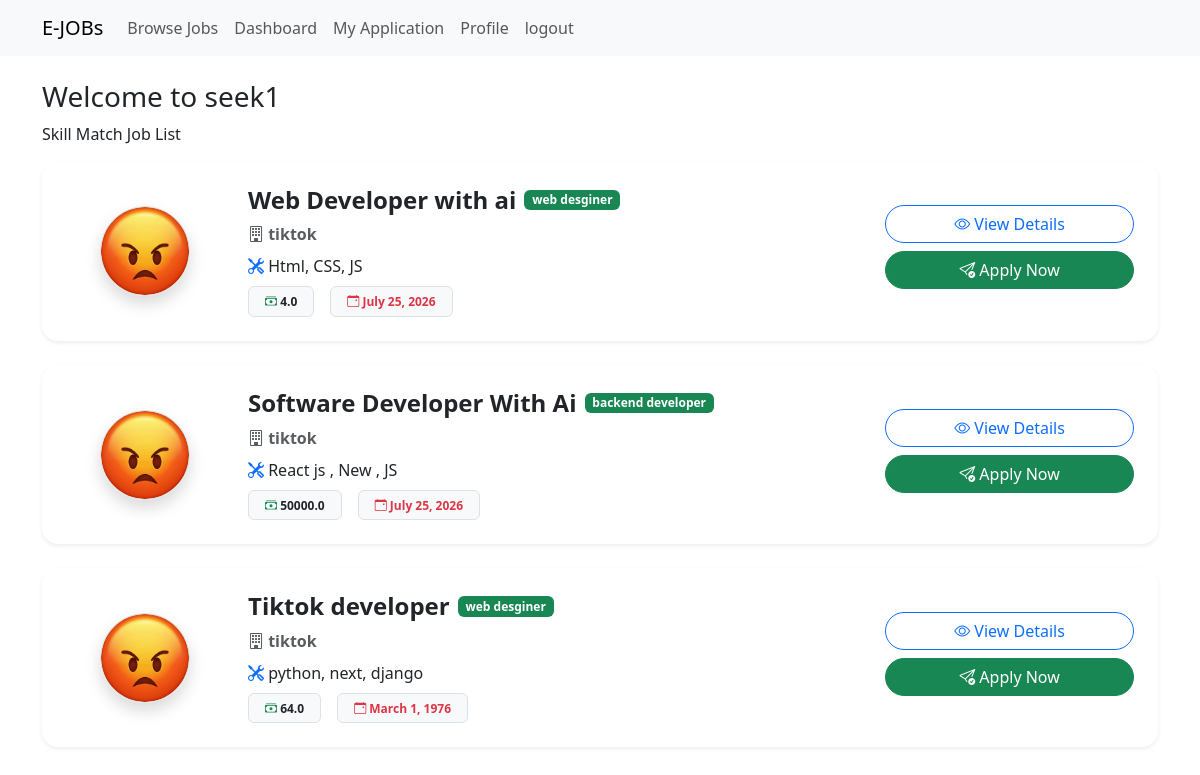
/ (signed in), run on the app's committed database.
### jobportal/models.py (models this page shows, shortened)
class User(AbstractUser):
    USER_TYPES = [
        ('Recruiter', 'Recruiter'),
        ('Seeker', 'Seeker'),
    ]
    display_name = models.CharField(max_length=200, null=True)
    user_type = models.CharField(choices=USER_TYPES, max_length=20, null=True)

class JobPostModel(models.Model):
    posted_by = models.ForeignKey(
        RecruiterProfileModel,
        on_delete=models.CASCADE,
        related_name='job_post_info',
        null=True
    )
    title = models.CharField(max_length=200, null=True)
    number_of_openings = models.PositiveIntegerField(null=True)
    category = models.ForeignKey(
        CategoryModel,
        on_delete=models.CASCADE,
        null=True
    )
    description = models.TextField(null=True)
    skills_set = models.TextField(null=True)
    deadline = models.DateField(null=True)
    salary = models.FloatField(null=True)
    created_at = models.DateField(auto_now_add=True, null=True)
    updated_at = models.DateField(auto_now=True, null=True)

class RecruiterProfileModel(models.Model):
    recruiter = models.OneToOneField(
        User,
        on_delete=models.CASCADE,
        related_name='recruiter_profile',
        null=True
    )
    company_name = models.CharField(max_length=200, null=True)
    address = models.TextField(null=True)
    contact = models.CharField(max_length=20, null=True)
    logo = models.ImageField(upload_to='company_logo', null=True)
    created_at = models.DateField(auto_now_add=True, null=True)
    updated_at = models.DateField(auto_now=True, null=True)

class CategoryModel(models.Model):
    name = models.CharField(max_length=200, null=True)

### jobportal/views.py (the view)
# urls.py: path('', dashboard_view, name='dashboard_view'),
@login_required
def dashboard_view(request):
    try:
        seeker_data = request.user.seeker_profile
    except:
        messages.error(request, 'Please, Update your profile first.')
        return redirect('update_profile_view')
    job_data = JobPostModel.objects.none()
    if request.user.user_type == 'Seeker':
        seeker_skill = request.user.seeker_profile.skills_set
        for skill in seeker_skill.split(','):
            cleaned_skill = skill.strip()
            job_data |= JobPostModel.objects.filter(skills_set__icontains = cleaned_skill)
    context = {
        "job_data": job_data
    }
    return render(request, 'dashboard.html', context)

### jobportal/templates/dashboard.html (shortened to what this page needs)
{% extends 'master/base.html' %}
{% block content %}
    <h3>Welcome to {{request.user.username}}</h3>
    <p>
        Skill Match Job List
    </p>
        {% for job in job_data %}
  <div class="card border-0 shadow-sm rounded-4 mb-4 job-card">
    <div class="card-body p-4">
      <div class="row align-items-center">
        <div class="col-lg-2 col-md-3 text-center mb-3 mb-md-0">
          <img src="{{ job.posted_by.logo.url }}"
               alt="{{ job.posted_by.company_name }}"
               class="img-fluid rounded-circle border shadow"
               style="width:90px;height:90px;object-fit:cover;">
        </div>
        <div class="col-lg-7 col-md-6">
          <div class="d-flex align-items-center mb-2">
            <h4 class="fw-bold mb-0 me-2">
              {{ job.title }}
            </h4>
            <span class="badge bg-success">
              {{ job.category.name }}
            </span>
          </div>
          <p class="text-muted mb-2">
            <i class="bi bi-building"></i>
            <strong>{{ job.posted_by.company_name }}</strong>
          </p>
          <p class="mb-2">
            <i class="bi bi-tools text-primary"></i>
            {{ job.skills_set }}
          </p>
          <div class="d-flex flex-wrap gap-3">
            <span class="badge bg-light text-dark border px-3 py-2">
              <i class="bi bi-cash-stack text-success"></i>
              {{ job.salary }}
            </span>
            <span class="badge bg-light text-danger border px-3 py-2">
              <i class="bi bi-calendar-event"></i>
              {{ job.deadline }}
            </span>
          </div>
        </div>
        <div class="col-lg-3 col-md-3 text-md-end mt-3 mt-md-0">
            <a href=""
              class="btn btn-outline-primary rounded-pill px-4 mb-2 w-100">
                <i class="bi bi-eye"></i>
                View Details
            </a>
            {% if request.user.user_type != 'Recruiter' %}
               <a href="{% url 'apply_job_view' job.id %}"
        class="btn btn-success rounded-pill px-4 mb-2 w-100">
            <i class="bi bi-send-check"></i>
            Apply Now
        </a>
            {% endif %}
        </div>
      </div>
    </div>
  </div>
  {% endfor %}
{% endblock content %}

### data on the page
User: user.username "seek1"
JobPostModel: posted_by.logo (picture), title "Web Developer with ai", category.name "web desginer", posted_by.company_name "tiktok", skills_set "Html, CSS, JS", salary "4.0", deadline "July 25, 2026"
JobPostModel: posted_by.logo (picture), title "Software Developer With Ai", category.name "backend developer", posted_by.company_name "tiktok", skills_set "React js , New , JS", salary "50000.0", deadline "July 25, 2026"
JobPostModel: posted_by.logo (picture), title "Tiktok developer", category.name "web desginer", posted_by.company_name "tiktok", skills_set "python, next, django", salary "64.0", deadline "March 1, 1976"
